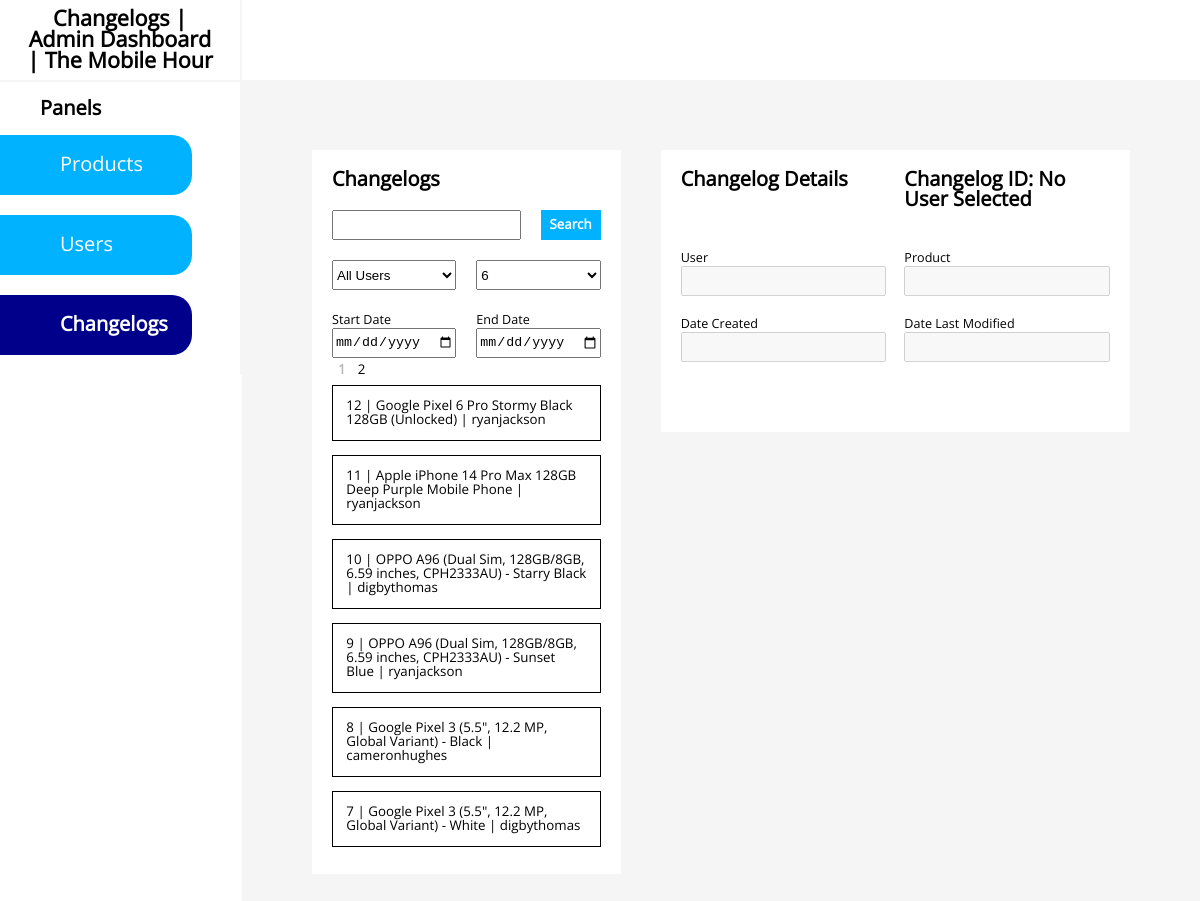
The app's page /pages/admin-dashboard-changelogs.php (signed in) with its own data.
### tables this page shows
CREATE TABLE `changelog` (
  `changelog_id` int NOT NULL,
  `date_created` date NOT NULL,
  `date_last_modified` date NOT NULL,
  `product_product_id` int NOT NULL,
  `user_user_id` int NOT NULL
);

CREATE TABLE `product` (
  `product_id` int NOT NULL,
  `product_name` varchar(255) NOT NULL,
  `product_model` varchar(255) NOT NULL,
  `manufacturer_manufacturer_id` int NOT NULL,
  `price` decimal(10,0) NOT NULL,
  `stock_on_hand` int NOT NULL,
  `quantity_sold` int NOT NULL,
  `product_description` mediumtext NOT NULL,
  `product_main_image` varchar(255) NOT NULL,
  `feature_feature_id` int NOT NULL
);

CREATE TABLE `user` (
  `user_id` int NOT NULL,
  `firstname` varchar(100) NOT NULL,
  `lastname` varchar(100) NOT NULL,
  `username` varchar(30) NOT NULL,
  `user_password` varchar(255) NOT NULL,
  `user_role_user_role_id` int NOT NULL
);

### pages/admin-dashboard-changelogs.php (the view, shortened to what this page needs)
<?php
include "../model/connect.php";
if(isset($_GET['changelog-product-name'])) {
    $changelog_product_searched = $_GET['changelog-product-name'];
    if(!$changelog_product_searched) {
        $changelog_product_searched = "all";
    }
} else {
    $changelog_product_searched = "all";
}
if(isset($_GET['user'])) {
    $user_searched = $_GET['user'];
} else {
    $user_searched = "all";
}
if(isset($_GET['show'])) {
    $show_quantity = intval($_GET['show']);
} else {
    $show_quantity = 6;
}
if(isset($_GET['start-date'])) {
    $start_date_searched = $_GET['start-date'];
    if(!$start_date_searched) {
        $start_date_searched = "2022-11-03";
    }
} else {
    $start_date_searched = "2022-11-03";
}
if(isset($_GET['end-date'])) {
    $end_date_searched = $_GET['end-date'];
    if(!$end_date_searched) {
        $end_date_searched = date('Y-m-d');
    }
} else {
    $end_date_searched = date('Y-m-d');
}
if($changelog_product_searched == "all") {
    if($user_searched == "all") {
        $changelog_length_sql = "SELECT changelog_id FROM changelog WHERE date_last_modified BETWEEN '$start_date_searched' AND '$end_date_searched'";
    } else {
        $changelog_length_sql = "SELECT changelog_id FROM changelog WHERE user_user_id = $user_searched AND date_last_modified BETWEEN '$start_date_searched' AND '$end_date_searched'";
    }
}
$changelog_length_statement = $conn->prepare($changelog_length_sql);
$changelog_length_statement->execute();
$changelog_length_result = $changelog_length_statement->fetchAll();
$changelog_result_quantity = sizeof($changelog_length_result);
$required_button_quantity = ceil($changelog_result_quantity / $show_quantity);
if(isset($_GET['page'])) {
    $page_number = intval($_GET['page']);
} else {
    if(isset($_GET['showing'])) {
        $page_number = $_GET['previous-page'];
    } else {
        $page_number = 1;
    }
}
$limit_start = ($page_number - 1) * $show_quantity;
if($changelog_product_searched == "all") {
    if($user_searched == "all") {
        $changelog_sql = "SELECT changelog.*, product.product_name, user.username FROM ((changelog INNER JOIN product ON changelog.product_product_id = product.product_id) INNER JOIN user ON changelog.user_user_id = user.user_id) WHERE date_last_modified BETWEEN '$start_date_searched' AND '$end_date_searched' ORDER BY changelog_id DESC LIMIT $limit_start, $show_quantity";
    }
}
$changelog_statement = $conn->prepare($changelog_sql);
$changelog_statement->execute();
$changelog_result = $changelog_statement->fetchAll();
?>
<!DOCTYPE html>
<html lang="en">
<head>
    <link rel="stylesheet" href="../css/styles.css">
</head>
<body>
    <main class="admin-dashboard">
        <div class="admin-dashboard__left">
            <div class="admin-dashboard__left__title">
                <h1>Changelogs | Admin Dashboard | The Mobile Hour</h1>
            </div>
            <h2>Panels</h2>
            <button class="button--standard" onclick="location.href='./admin-dashboard.php'">Products</button>
            <button class="button--standard" onclick="location.href='./admin-dashboard-users.php'">Users</button>
            <button class="button--standard panel-active" onclick="location.href='./admin-dashboard-changelogs.php'">Changelogs</button>
        </div>
        <div class="admin-dashboard__right">
            <div class="admin-dashboard__right__header">
            </div>
            <div class="admin-dashboard__right__content">
                <div class="admin-dashboard__products">
                    <form class="admin-dashboard__products__list">
                        <h3>Changelogs</h3>
                        <div class="products__list-row">
                            <input name="changelog-product-name" <?php if($changelog_product_searched != "all") {echo "value=$changelog_product_searched";};?>>
                            <button type="submit" class="button--standard">Search</button>
                        </div>
                        <div class="products__list-row">
                            <select name="user">
                                <option value="all">All Users</option>
                            </select>
                            <select name="show" onchange="this.form.submit()">
                                <option value="6" <?php if($show_quantity== 6) {echo "selected";};?>>6</option>
                            </select>
                        </div>
                        <div class="products__list-row">
                            <div>
                                <label for="start-date">Start Date</label>
                                <input name="start-date" id="start-date" type="date">
                            </div>
                            <div>
                                <label for="end-date">End Date</label>
                                <input name="end-date" id="end-date" type="date">
                            </div>
                        </div>
                        <div class="page-number-buttons">
                            <?php
                            for ($i = 1; $i <= $required_button_quantity; $i++) {
                                echo "<button name='page' value=$i ";
                                if($page_number == $i) {echo "disabled";}
                                echo ">$i</button>";
                            }
                            ?>
                        </div>
                        <div class="admin-products-results">
                            <?php
                            $changelog_index = 0;
                            foreach($changelog_result as $changelog):
                                echo "<button name='showing' value=" . $changelog_index . ">" . $changelog['changelog_id'] . " | " . $changelog['product_name'] . " | " . $changelog['username'] ."</button>";
                                $changelog_index++;
                            endforeach;
                            ?>
                        </div>
                    </form>
                    <form class="admin-dashboard__products__list">
                        <?php
                        if(isset($_GET['showing'])) {
                            $displayed_changelog = $changelog_result[$_GET['showing']];
                        } else {
                            $displayed_changelog = false;
                        }
                        ?>
                        <div class="admin-dashboard__products__list__product-details">
                            <h3>Changelog Details</h3>
                            <h3>Changelog ID: <?php if($displayed_changelog) {echo $displayed_changelog['changelog_id'];} else {echo "No User Selected";}?></h3>
                            <div>
                                <label for="changelog-user">User</label>
                                <input name="changelog-user" id="changelog-user" <?php if($displayed_changelog) {echo "value='" . $displayed_changelog['username'] . "'";}?> disabled>
                            </div>
                            <div>
                                <label for="changelog-product">Product</label>
                                <input name="changelog-product" id="changelog-product" <?php if($displayed_changelog) {echo "value='" . $displayed_changelog['product_name'] . "'";}?> disabled>
                            </div>
                            <div>
                                <label for="changelog-datecreated">Date Created</label>
                                <input name="changelog-datecreated" id="changelog-datecreated" <?php if($displayed_changelog) {echo "value='" . $displayed_changelog['date_created'] . "'";}?> disabled>
                            </div>
                            <div>
                                <label for="changelog-datemodified">Date Last Modified</label>
                                <input name="changelog-datemodified" id="changelog-datemodified" <?php if($displayed_changelog) {echo "value='" . $displayed_changelog['date_last_modified'] . "'";}?> disabled>
                            </div>
                        </div>
                    </form>
                </div>
            </div>
        </div>
    </main>
</body>
</html>

### css/styles.css (style rules this page uses)
html, button { font-family: "open_sansregular"; }
body { margin: 0; overflow-x: hidden; max-width: 100vw; }
html, body, #root, .App { font-size: 20px; }
.button--standard { border: none; background-color: #00B2FF; color: white; font-weight: bold; padding: 1em 3em; transition-duration: 250ms; }
.admin-dashboard { display: flex; justify-content: center; align-items: center; flex-direction: row; align-items: flex-start; width: 100vw; min-height: 100vh; height: 100%; }
.admin-dashboard__left { width: 20vw; height: 100%; border-right: 2px solid #F5F5F5; }
.admin-dashboard__left__title { display: flex; justify-content: center; align-items: center; flex-direction: row; text-align: center; height: 10vh; padding: 0 2em; font-size: 0.6em; border-bottom: 2px solid #F5F5F5; }
.admin-dashboard__left h2 { padding-left: 2em; font-size: 20px; }
.admin-dashboard__left button { font-size: 20px; text-align: left; width: 80%; padding: 1em 5em 1em 3em; margin-bottom: 1em; border-top-right-radius: 20px; border-bottom-right-radius: 20px; font-weight: normal; }
.admin-dashboard__left .panel-active { background-color: darkblue; font-weight: bold; }
.admin-dashboard__right { width: 80vw; }
.admin-dashboard__right__header { height: 10vh; }
.admin-dashboard__right__content { min-height: 90vh; height: -webkit-fit-content; height: -moz-fit-content; height: fit-content; background-color: #F5F5F5; }
.admin-dashboard__right h3 { font-size: 20px; margin-top: 0; }
.admin-dashboard__products { padding: 50px; display: flex; justify-content: center; }
.admin-dashboard__products label { font-size: 0.7em; }
.admin-dashboard__products__list { background-color: white; padding: 20px; margin: 20px; width: 100%; height: -webkit-fit-content; height: -moz-fit-content; height: fit-content; flex: 2; }
.admin-dashboard__products__list:first-child { flex: 1; }
.products__list-row { display: flex; width: 100%; height: 30px; gap: 20px; margin-bottom: 20px; }
.products__list-row input { box-sizing: border-box; height: 100%; flex: 3; }
.products__list-row input[type=date] { width: 100%; }
.products__list-row button { padding: 0; height: 30px; flex: 1; }
.products__list-row select { box-sizing: border-box; height: 30px; width: 100%; flex: 1; }
.page-number-buttons button { border: none; background: none; }
.page-number-buttons button:disabled { font-weight: bold; cursor: default; }
.admin-products-results { width: 100%; }
.admin-products-results button { width: 100%; text-align: start; background: none; border: 1px solid black; padding: 1em; margin: 0.5em 0; }
.admin-dashboard__products__list__product-details { display: grid; grid-template-columns: 1fr 1fr; gap: 1em; margin-bottom: 50px; }
.admin-dashboard__products__list__product-details input, .admin-dashboard__products__list__product-details select { width: 100%; box-sizing: border-box; height: 30px; }
@media only screen and (max-width: 1450px) { html, body { font-size: 18px; } }

### records on screen
changelog: changelog_id "12", product_product.product_name "Google Pixel 6 Pro Stormy Black 128GB (Unlocked)", user_user.username "ryanjackson"
changelog: changelog_id "11", product_product.product_name "Apple iPhone 14 Pro Max 128GB Deep Purple Mobile Phone", user_user.username "ryanjackson"
changelog: changelog_id "10", product_product.product_name "OPPO A96 (Dual Sim, 128GB/8GB, 6.59 inches, CPH2333AU) - Starry Black", user_user.username "digbythomas"
changelog: changelog_id "9", product_product.product_name "OPPO A96 (Dual Sim, 128GB/8GB, 6.59 inches, CPH2333AU) - Sunset Blue", user_user.username "ryanjackson"
changelog: changelog_id "8", product_product.product_name "Google Pixel 3 (5.5\", 12.2 MP, Global Variant) - Black", user_user.username "cameronhughes"
changelog: changelog_id "7", product_product.product_name "Google Pixel 3 (5.5\", 12.2 MP, Global Variant) - White", user_user.username "digbythomas"
